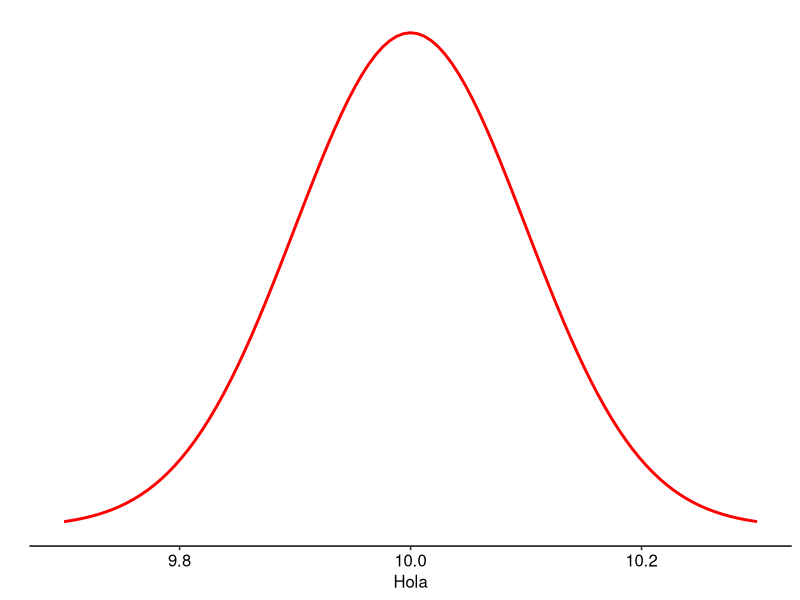

Recreate this plot in R.
library(ggpubr)

rm(list = ls())

#ACTIVIDAD:
#Se sabe que una máquina que envasa detergentes industriales llena bidones con un volumen de producto que sigue una distribución normal 
#con desviación estándar de 1 litro. Usando una muestra aleatoria de 100 envases, el ingeniero a cargo de la planta requiere determinar 
#si la máquina está llenando los bidones con una media de 10 litros.

#Pregunta 1.
#Si el ingeniero está seguro de que el verdadero volumen medio no puede ser inferior a 10 litros y piensa rechazar la hipótesis nula 
#cuando la muestra presente una media mayor a 10,3 litros, ¿cuál es la probabilidad de que cometa un error de tipo I?

#Defino mis hipotesis:

#     H0: La maquina llena los bidones con una media de 10 litros. mu0 = 10.
#     HA: La maquina esta llenando los vidoes con una media mayor a 10 litros.


# Definir los parámetros
n <- 100                      #numero de observaciones
sigma <- 1                    #Desviacion estandar conocida de la poblacion
mu0 <- 10                     #Media de la hipotesis nula   
media <- 10.3                 #Media de la muestra.
alfa <- 0.05
SE <- sigma/sqrt(n)

#Grafica

x <- seq(97*SE,103*SE,0.01)
y <- dnorm(x, mean=mu0, sd=SE)
g <- ggplot(data = data.frame(x,y), aes(x))
g <- g + stat_function(fun = dnorm,
                       args = list(mean = mu0, sd = SE),
                       colour = "red",
                       size = 1)
g <- g + ylab("")
g <- g + scale_y_continuous(breaks = NULL)
g <- g + scale_x_continuous(name = "Hola")

g <- g + theme_pubr()
print(g)



# Calculo pnorm
p <- pnorm(media,
           mean = mu0, 
           sd = sigma/sqrt(n),
           lower.tail = FALSE
           )

cat("La probabilidad de alfa es: ",p*100,"%\n")

#Por lo tanto la probabilidad de cometer un error de tipo 1, es de 0.135% aproximadamente.

#Pregunta 2
#Si el verdadero volumen medio de los bidones fuera de 10,2 litros,
#¿cuál sería la probabilidad de que el ingeniero, que obviamente no conoce este dato, cometa un error de tipo II?

#Formulo Hipotesis:
    #H0: El verdadero volumen medio de los bidones es de 10,2 litros.
    #HA: El verdadero volumen medio de los bidones es distinto de 10,2.
    

media <- 10.2

#aplicamos la power.t.test, con valor a buscar power.
cat("Calculo el poder:")
power <- power.t.test(n = n,
                      delta = media-mu0,
                      sd = sigma,
                      sig.level = alfa,
                      power = NULL,
                      type = "two.sample",
                      alternative = "two.sided")$power

print(power)

beta <- 1-power
print(beta)

cat("El porcentaje de cometer un error de tipo 2 es:",beta*100,"%")


#Pregunta 4.
#Considerando un volumen medio de 10 litros, 
#¿cuántos bidones deberían revisarse para conseguir un poder estadístico de 0,75 y un nivel de significación de 0,05?

media <- 10.2

bidones <- power.t.test(n = NULL,
                        delta = media-mu0,
                        sd = 1,
                        sig.level = 0.05,
                        power = 0.75,
                        type = "two.sample",
                        alternative = "two.sided"
                        )$n

print(bidones)

#Pregunta 5
#¿Y si el ingeniero fuese muy exigente y quisiera reducir la probabilidad de cometer un error de tipo I a un 1% solamente?

bidones <- power.t.test(n = NULL,
                        delta = media-mu0,
                        sd = 1,
                        sig.level = 0.01,    #Modificamos alfa a 1%
                        power = 0.75,
                        type = "two.sample",
                        alternative = "two.sided")$n

print(bidones)






                    
                    














              









